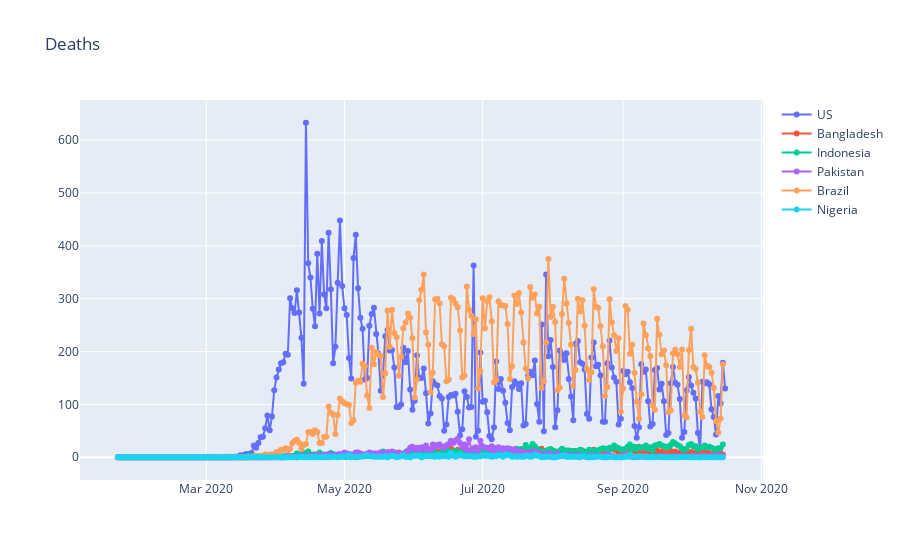

Source (notebook cell):
### Code cell
trace0 = go.Scatter(x=Norm_NewUSdeaths.index, y=Norm_NewUSdeaths["UnitedStates"], 
                    name="US", 
                    mode="lines+markers") 

trace1 = go.Scatter(x=Norm_Country_NewDeaths['date'], y=Norm_Country_NewDeaths["Bangladesh"], 
                    name="Bangladesh", 
                    mode="lines+markers")  

trace2 = go.Scatter(x=Norm_Country_NewDeaths['date'], y=Norm_Country_NewDeaths["Indonesia"], 
                    name="Indonesia", 
                    mode="lines+markers") 

trace3 = go.Scatter(x=Norm_Country_NewDeaths['date'], y=Norm_Country_NewDeaths["Pakistan"], 
                    name="Pakistan", 
                    mode="lines+markers") 

trace4 = go.Scatter(x=Norm_Country_NewDeaths['date'], y=Norm_Country_NewDeaths["Brazil"], 
                    name="Brazil", 
                    mode="lines+markers") 

trace5 = go.Scatter(x=Norm_Country_NewDeaths['date'], y=Norm_Country_NewDeaths["Nigeria"], 
                    name="Nigeria", 
                    mode="lines+markers")

mydata = go.Data([trace0, trace1,trace2, trace3,trace4,trace5])

mylayout = go.Layout(
    title="Deaths"
)

fig = go.Figure(data=mydata, layout=mylayout)

plotly.offline.iplot(fig, filename = '')

### Figure 1 — Plotly figure (JSON) as saved in the notebook; plotly's stock layout.template omitted (floating-point values rounded to 4 significant figures; data arrays with more than 128 entries replaced by an {"elided": "..."} marker saying what was removed)
{"data": [{"mode": "lines+markers", "name": "US", "type": "scatter", "x": {"elided": "269 str values"}, "y": {"elided": "269 int values"}}, {"mode": "lines+markers", "name": "Bangladesh", "type": "scatter", "x": {"elided": "268 str values"}, "y": {"elided": "268 int values"}}, {"mode": "lines+markers", "name": "Indonesia", "type": "scatter", "x": {"elided": "268 str values"}, "y": {"elided": "268 int values"}}, {"mode": "lines+markers", "name": "Pakistan", "type": "scatter", "x": {"elided": "268 str values"}, "y": {"elided": "268 int values"}}, {"mode": "lines+markers", "name": "Brazil", "type": "scatter", "x": {"elided": "268 str values"}, "y": {"elided": "268 int values"}}, {"mode": "lines+markers", "name": "Nigeria", "type": "scatter", "x": {"elided": "268 str values"}, "y": {"elided": "268 int values"}}], "layout": {"title": {"text": "Deaths"}}}
